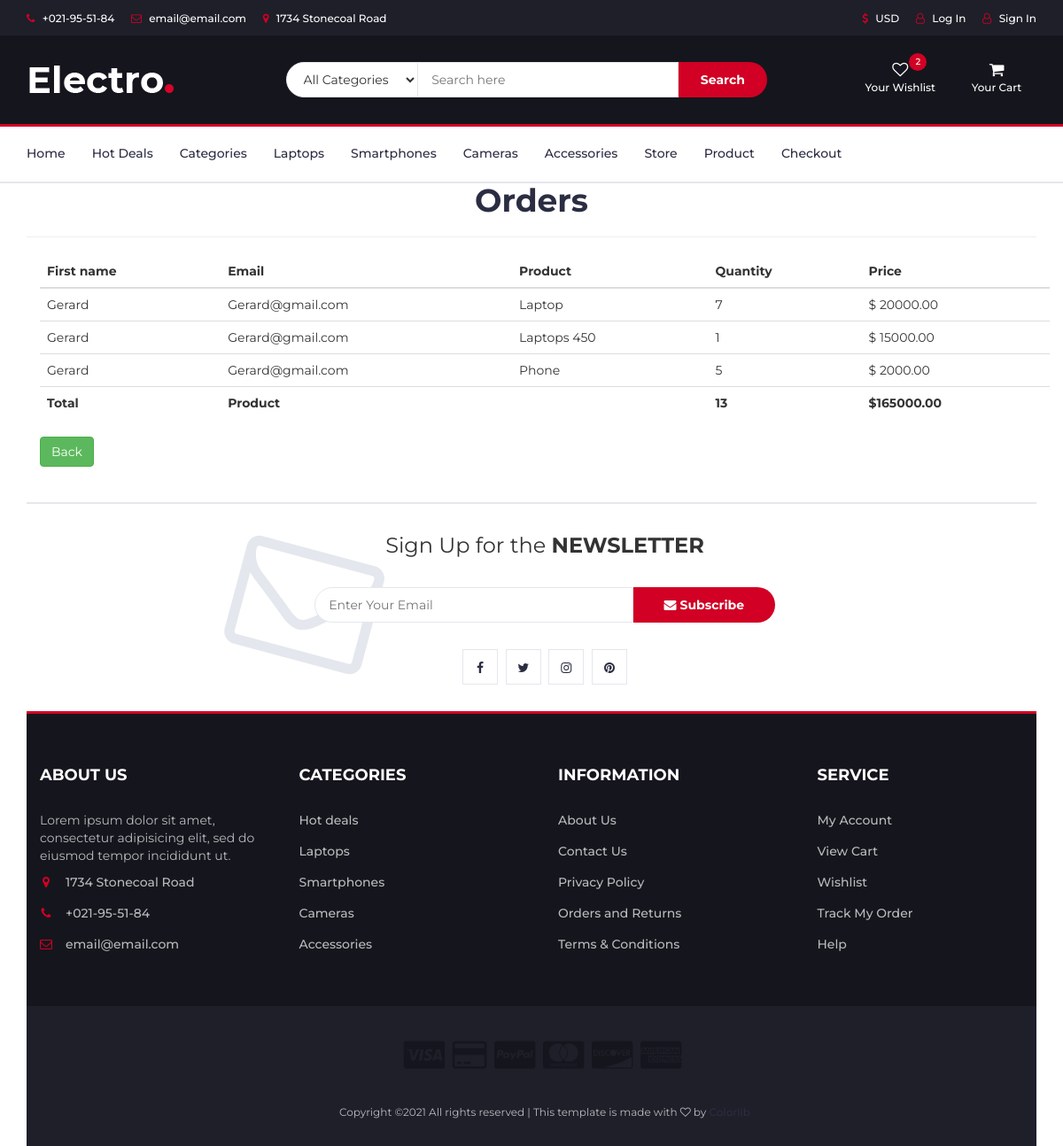
Screenshot of /orders/detail/3/ with the database file from the repository.
### orders/models.py (models this page shows, shortened)
class OrderItem(models.Model):
    username = models.ForeignKey(
        User,  null=True, blank=True, on_delete=models.SET_NULL)
    order = models.ForeignKey(
        Order, related_name='products', null=True, on_delete=models.SET_NULL)
    product = models.ForeignKey(
        Product, related_name='products', null=True, on_delete=models.SET_NULL)
    price = models.DecimalField(max_digits=10, decimal_places=2)
    quantity = models.PositiveIntegerField(default=1)

class Order(models.Model):
    username = models.ForeignKey(User,  null=True, blank=True, on_delete=models.SET_NULL)
    first_name = models.CharField(max_length=50)
    last_name = models.CharField(max_length=50)
    email = models.EmailField()
    address = models.CharField(max_length=250)
    postal_code = models.CharField(max_length=20)
    city = models.CharField(max_length=100)
    created = models.DateTimeField(auto_now_add=True)
    updated = models.DateTimeField(auto_now=True)
    paid = models.BooleanField(default=False)
    class Meta:
        ordering = ('-created',)
        verbose_name = 'Order'
        verbose_name_plural = 'Orders'

### shop/models.py (models this page shows, shortened)
class Product(models.Model):
    category = models.ForeignKey(
        Category, related_name='products', null=True, on_delete=models.SET_NULL)
    brand = models.ForeignKey(
        Brand, related_name='products', null=True, on_delete=models.SET_NULL)
    name = models.CharField(max_length=200, db_index=True)
    slug = models.SlugField(max_length=200, db_index=True, unique=True)
    main_photo = models.ImageField(
        upload_to='products/%Y/%m/%d', blank=True, verbose_name='URL')
    photo_1 = models.ImageField(upload_to='products/%Y/%m/%d', blank=True)
    photo_2 = models.ImageField(upload_to='products/%Y/%m/%d', blank=True)
    photo_3 = models.ImageField(upload_to='products/%Y/%m/%d', blank=True)
    description = models.TextField()
    details = models.TextField()
    price = models.DecimalField(max_digits=10, decimal_places=2)
    old_price = models.DecimalField(
        max_digits=10, decimal_places=2, null=True, blank=True)
    stock = models.PositiveIntegerField()
    available = models.BooleanField(default=True)
    rait = models.PositiveIntegerField(default=0)
    created = models.DateTimeField(auto_now_add=True)
    updated = models.DateTimeField(auto_now=True)
    class Meta:
        ordering = ('name',)
        index_together = (('id', 'slug'),)

### orders/views.py (the view)
# urls.py: path('detail/<int:pk>/', views.detail, name='detail'),
def detail(request, pk):
    orderItems = OrderItem.objects.filter(order_id=pk)
    subtotal = 0
    countOrder = 0
    if orderItems:
        for item in orderItems:
            countOrder += item.quantity
            subtotal += item.quantity*item.price
    return render(request, 'order/detail.html', {'orderItems': orderItems, 'pk': pk, 'cart': cart(request), 'subtotal': subtotal, 'countOrder': countOrder, 'count': count(request)})

### orders/views.py (called while the page is built, shortened)
def count(request):
    cart = request.session.get(settings.CART_SESSION_ID)
    count = 0
    if cart:
        cart_values = cart.values()
        for item in cart_values:
            count += item['quantity']
    return count

def cart(request):
    cart = request.session.get(settings.CART_SESSION_ID)
    count = 0
    subtotal = 0
    product_list = []
    return {'count': count, 'product_list': product_list, 'cart': cart, 'subtotal': subtotal}

### orders/templates/order/detail.html (shortened to what this page needs)
{% extends '../base.html' %}
{% load static %}
{% load home_extras %}
{% block content %}
<div class=" container">
    <h1 class="text-center">Orders</h1>
     <hr>
<div id="cart" class="container">
    <table class="cart table  table-hover">
        <thead >
            <tr>
            <th>First name</th>
            <th>Email</th>
            <th>Product</th>
            <th>Quantity</th>
            <th>Price</th>
            </tr>
        </thead>
       <tbody>
           {% for orderItem in orderItems %}
            <tr>
                <td>{{orderItem.order.first_name}}</td>
                <td>{{orderItem.order.email}}</td>
                <td>{{orderItem.product.name}}</td>
                <td>{{orderItem.quantity}}</td>
                <td>$ {{orderItem.price}}</td>
            </tr>
            {% endfor %}
       </tbody>
       <tfoot>
        <tr>
            <th>Total</th>
            <th colspan=2>Product</th>
            <th>{{ countOrder }}</th>
            <th>${{ subtotal }}</th>
            </tr>
    </tfoot>
    </table>
    <p>
        <a href="{% url 'orders:orders' %} " class='btn btn-success'>Back</a>
    </p>
</div>
{% endblock %}

### electro/static/css/style.css (style rules this page uses)
body { font-family: "Montserrat", sans-serif; font-weight: 400; color: #333; }
h1, h2, h3, h4, h5, h6 { color: #2b2d42; font-weight: 700; margin: 0 0 10px; }
a { color: #2b2d42; font-weight: 500; -webkit-transition: 0.2s color; transition: 0.2s color; }

### rows the page displays
OrderItem: order.first_name "Gerard", order.email "Gerard@gmail.com", product.name "Laptop", quantity "7", price "20000.00"
OrderItem: order.first_name "Gerard", order.email "Gerard@gmail.com", product.name "Laptops 450", quantity "1", price "15000.00"
OrderItem: order.first_name "Gerard", order.email "Gerard@gmail.com", product.name "Phone", quantity "5", price "2000.00"

### other values shown
{{ countOrder }} "13"
{{ subtotal }} "165000.00"
